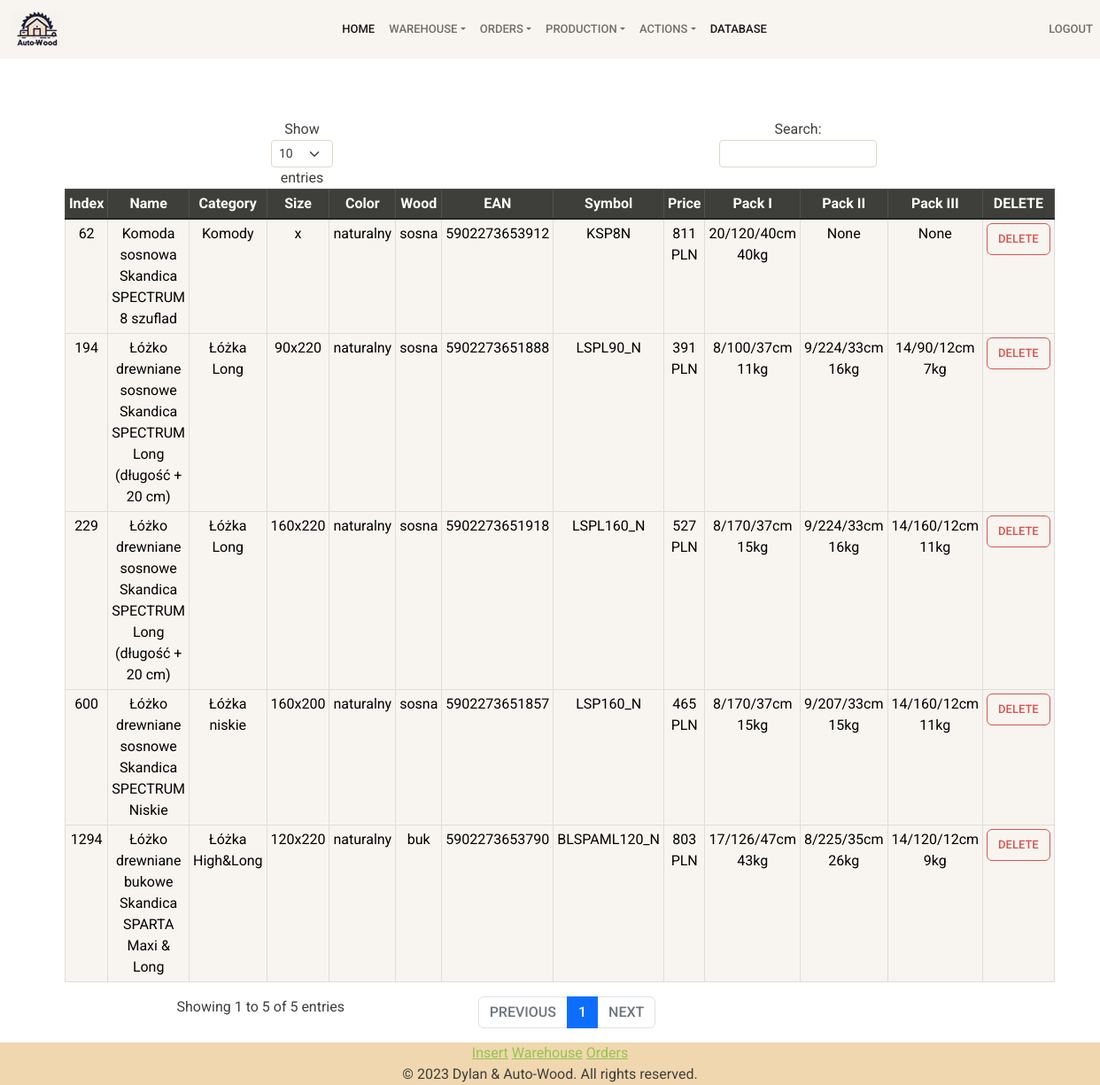
The page /warehouse (signed in) on the database as committed earlier.
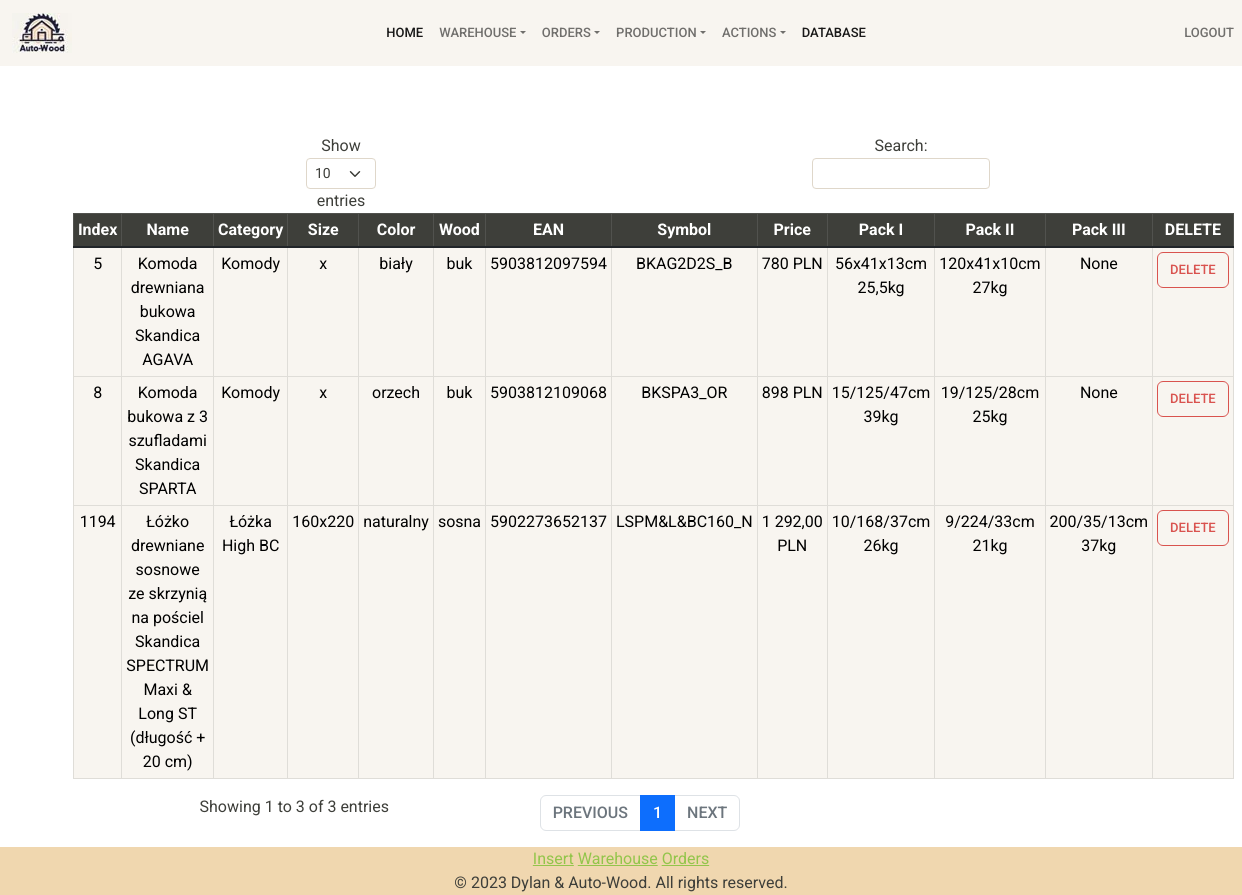
The same page on the database as committed later.
### tables this page shows
CREATE TABLE warehouse (id INTEGER INDENTITY, EAN_CODE INTEGER REFERENCES sekwojaean ("Kod EAN"), date TEXT);

CREATE TABLE sekwojaean ("index" BIGINT, "Nazwa w sklepie" TEXT, "Nazwa kategorii" TEXT, Wymiary TEXT, "Rodzaj drewna" TEXT, "Kolor drewna" TEXT, "Kod EAN" BIGINT PRIMARY KEY, Symbol TEXT, "Cena zakupu bez stelaża [netto]" TEXT, "Paczka I" TEXT, "Paczka II" TEXT, "Paczka III" TEXT);

### app.py (the view)
@app.route("/warehouse", methods=["GET", "POST"])
@login_required
def warehouse():
    warehouse = db.execute('SELECT * FROM warehouse JOIN sekwojaean ON warehouse.EAN_CODE = sekwojaean."Kod EAN"')
    return render_template("warehouse.html", warehouse=warehouse)

### app.py (called while the page is built)
@app.after_request
def after_request(response):
    response.headers["Cache-Control"] = "no-cache, no-store, must-revalidate"
    response.headers["Expires"] = 0
    response.headers["Pragma"] = "no-cache"
    return response

### helpers.py (called while the page is built)
def login_required(f):
    @wraps(f)
    def decorated_function(*args, **kwargs):
        if session.get("user_id") is None:
            return redirect("/login")
        return f(*args, **kwargs)
    return decorated_function

### templates/warehouse.html (shortened to what this page needs)
{% extends "layout.html" %}
{% block main %}
<div class="tables">
  <table id="data" class="table table-sm table-bordered table-hover ">
      <thead>
          <tr class="table-dark table-hover">
          <th scope="col">Index</th>
          <th scope="col">Name</th>
          <th scope="col">Category</th>
          <th scope="col">Size</th>
          <th scope="col">Color</th>
          <th scope="col">Wood</th>
          <th scope="col">EAN</th>
          <th scope="col">Symbol</th>
          <th scope="col">Price</th>
          <th scope="col">Pack I</th>
          <th scope="col">Pack II</th>
          <th scope="col">Pack III</th>
          <th scope="col">DELETE</th>
          </tr>
      </thead>
      <tbody>
          {% for dict_item in warehouse %}
          <tr class="table-light table-hover">
              <td>{{ dict_item['index'] }}</td>
              <td>{{ dict_item['Nazwa w sklepie'] }}</td>
              <td>{{ dict_item['Nazwa kategorii'] }}</td>
              <td>{{ dict_item['Wymiary'] }}</td>
              <td>{{ dict_item['Kolor drewna'] }}</td>
              <td>{{ dict_item['Rodzaj drewna'] }}</td>
              <td>{{ dict_item['Kod EAN'] }}</td>
              <td>{{ dict_item['Symbol'] }}</td>
              <td>{{ dict_item['Cena zakupu bez stelaża [netto]'] }} PLN</td>
              <td>{{ dict_item['Paczka I'] }}</td>
              <td>{{ dict_item['Paczka II'] }}</td>
              <td>{{ dict_item['Paczka III'] }}</td>
              <td>
              <form action="/delete_wrow" method="post">
                  <button type="submit" class="btn btn-outline-danger">DELETE</button>
              </form>
          </td>
          </tr>
          {% endfor %}
      </tbody>
      </table>
</div>
{% endblock %}

### templates/layout.html (shortened to what this page needs)
<!DOCTYPE html>
<html lang="en">
    <head>
        <link href="https://cdn.jsdelivr.net/npm/bootstrap@5.1.3/dist/css/bootstrap.min.css" rel="stylesheet">
        <link href="/static/styles.css" rel="stylesheet">
        <link href="/static/bootswatch.css" rel="stylesheet">
    </head>
    <body>
  <nav class="navbar navbar-expand-lg navbar-light bg-light">
  <div class="container-fluid">
    <a class="navbar-brand" href="/">
      <img src="{{url_for('static', filename='nav-logo.jpg')}}"></a>
    {% if session["user_id"] %}
    <div class="collapse navbar-collapse justify-content-center" id="navbarColor01">
      <ul class="navbar-nav">
        <li class="nav-item">
          <a class="nav-link active nav-justified nav-pills " href="/">Home
          </a>
        </li>
        <li class="nav-item dropdown">
          <a class="nav-link dropdown-toggle " data-bs-toggle="dropdown" href="#" role="button" aria-haspopup="true" aria-expanded="false">Warehouse</a>
          <li class="nav-item dropdown">
            <a class="nav-link dropdown-toggle" data-bs-toggle="dropdown" href="#" role="button" aria-haspopup="true" aria-expanded="false">Orders</a>
            </li>
            <li class="nav-item dropdown">
              <a class="nav-link dropdown-toggle" data-bs-toggle="dropdown" href="#" role="button" aria-haspopup="true" aria-expanded="false">Production</a>
              <div class="dropdown-menu">
            <li class="nav-item dropdown">
              <a class="nav-link dropdown-toggle" data-bs-toggle="dropdown" href="#" role="button" aria-haspopup="true" aria-expanded="false">Actions</a>
              <div class="dropdown-menu">
                <li class="nav-item">
                  <a class="nav-link active" href="/database">DATABASE</a>
                </li>
          </ul>
        </div>
      </div>
      <form class="d-flex">
        <ul class="navbar-nav me-auto">
          <li class="nav-item">
            <a class="nav-link" href="/logout">Logout</a>
          </ul>
              {% endif %}
            </form>
        </nav>
    </body>
    <main class="container-fluid py-5 text-center">
      {% block main %}{% endblock %}
  </main>
  <footer>
    <div class="footer">
      <a href="/insert">Insert</a>
      <a href="/warehouse">Warehouse</a>
      <a href="/orders">Orders</a><br>
      &copy; 2023 Dylan & Auto-Wood. All rights reserved.
    </div>
  </footer>
</html>

### static/styles.css (style rules this page uses)
.tables { width: 90%; margin-left: auto; margin-right: auto; margin-top: 20px }
.footer { position: fixed; left: 0; bottom: 0; width: 100%; background-color: #f0d7af; text-align: center; }
div::before { z-index: -1; }

Rows that differ between the two databases and show on the page:
removed warehouse: index "1294", dict_item "Łóżko drewniane bukowe Skandica SPARTA Maxi & Long", dict_item "Łóżka High&Long", Wymiary "120x220", dict_item "naturalny", dict_item "buk", dict_item "5902273653790", Symbol "BLSPAML120_N", dict_item "803", dict_item "17/126/47cm 43kg", dict_item "8/225/35cm 26kg", dict_item "14/120/12cm 9kg"
removed warehouse: index "600", dict_item "Łóżko drewniane sosnowe Skandica SPECTRUM Niskie", dict_item "Łóżka niskie", Wymiary "160x200", dict_item "naturalny", dict_item "sosna", dict_item "5902273651857", Symbol "LSP160_N", dict_item "465", dict_item "8/170/37cm 15kg", dict_item "9/207/33cm 15kg", dict_item "14/160/12cm 11kg"
removed warehouse: index "62", dict_item "Komoda sosnowa Skandica SPECTRUM 8 szuflad", dict_item "Komody", Wymiary "x", dict_item "naturalny", dict_item "sosna", dict_item "5902273653912", Symbol "KSP8N", dict_item "811", dict_item "20/120/40cm 40kg", dict_item "None"
changed warehouse: index "229" → "8"; dict_item "Łóżko drewniane sosnowe Skandica SPECTRUM Long (długość + 20 cm)" → "Komoda bukowa z 3 szufladami Skandica SPARTA"; dict_item "Łóżka Long" → "Komody"; Wymiary "160x220" → "x"; dict_item "naturalny" → "orzech"; dict_item "sosna" → "buk"; dict_item "5902273651918" → "5903812109068"; Symbol "LSPL160_N" → "BKSPA3_OR"; dict_item "527" → "898"; dict_item "8/170/37cm 15kg" → "15/125/47cm 39kg"; dict_item "9/224/33cm 16kg" → "19/125/28cm 25kg"; dict_item "14/160/12cm 11kg" → "None"
changed warehouse: index "194" → "5"; dict_item "Łóżko drewniane sosnowe Skandica SPECTRUM Long (długość + 20 cm)" → "Komoda drewniana bukowa Skandica AGAVA"; dict_item "Łóżka Long" → "Komody"; Wymiary "90x220" → "x"; dict_item "naturalny" → "biały"; dict_item "sosna" → "buk"; dict_item "5902273651888" → "5903812097594"; Symbol "LSPL90_N" → "BKAG2D2S_B"; dict_item "391" → "780"; dict_item "8/100/37cm 11kg" → "56x41x13cm 25,5kg"; dict_item "9/224/33cm 16kg" → "120x41x10cm 27kg"; dict_item "14/90/12cm 7kg" → "None"
added warehouse: index "1194", dict_item "Łóżko drewniane sosnowe ze skrzynią na pościel Skandica SPECTRUM Maxi & Long ST (długość + 20 cm)", dict_item "Łóżka High BC", Wymiary "160x220", dict_item "naturalny", dict_item "sosna", dict_item "5902273652137", Symbol "LSPM&L&BC160_N", dict_item "1 292,00", dict_item "10/168/37cm 26kg", dict_item "9/224/33cm 21kg", dict_item "200/35/13cm 37kg"
Other text that changed with them:
text written by a page script: "Show entries Search: Showing 1 to 5 of 5 entries PREVIOUS 1 NEXT" → "Show entries Search: Showing 1 to 3 of 3 entries PREVIOUS 1 NEXT"
